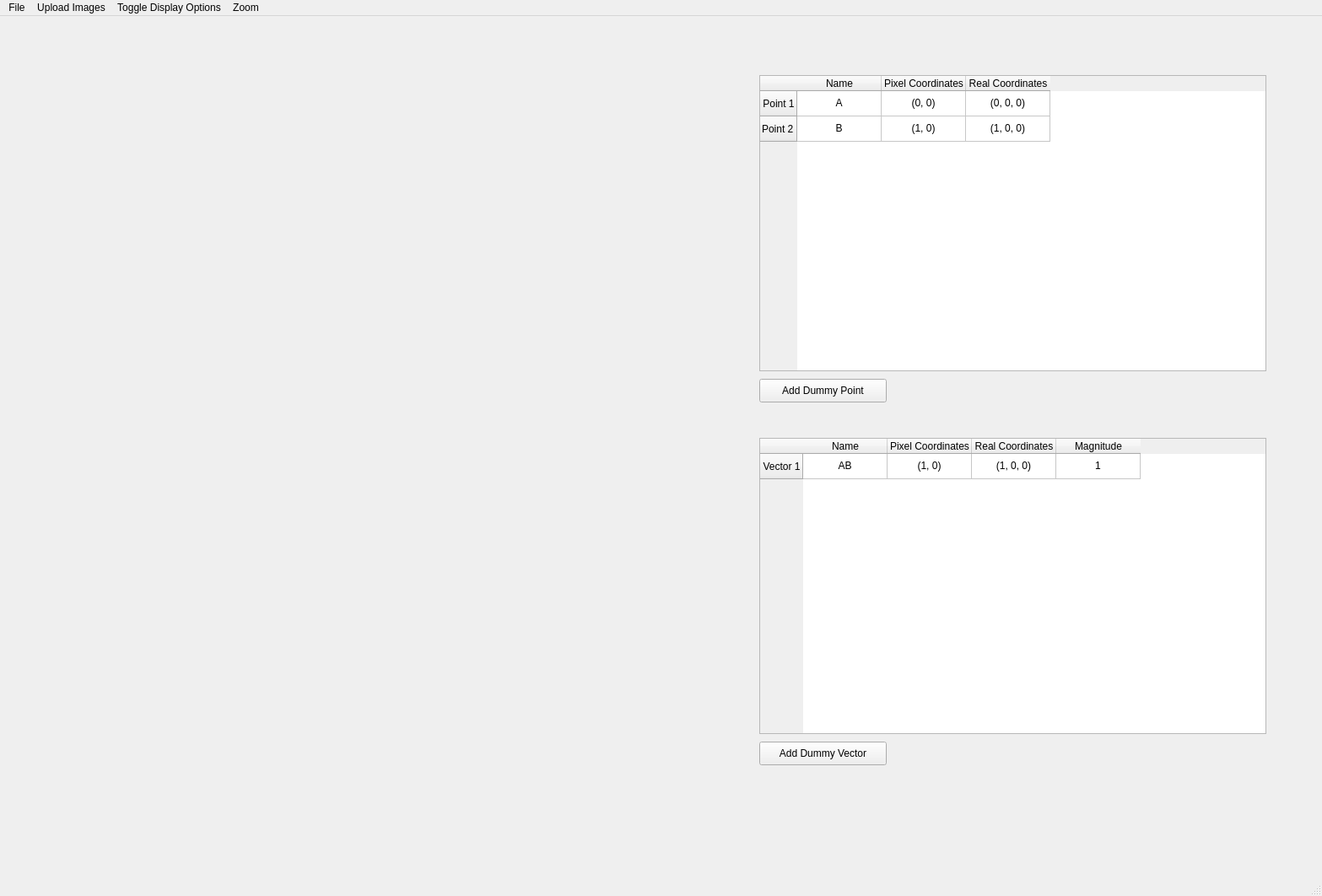
<?xml version="1.0" encoding="UTF-8"?>
<ui version="4.0">
 <class>MainWindow</class>
 <widget class="QMainWindow" name="MainWindow">
  <property name="geometry">
   <rect>
    <x>0</x>
    <y>0</y>
    <width>1567</width>
    <height>1062</height>
   </rect>
  </property>
  <property name="mouseTracking">
   <bool>true</bool>
  </property>
  <property name="windowTitle">
   <string>Stereogram Depth Finder</string>
  </property>
  <widget class="QWidget" name="centralwidget">
   <widget class="QLabel" name="photo">
    <property name="geometry">
     <rect>
      <x>20</x>
      <y>10</y>
      <width>981</width>
      <height>961</height>
     </rect>
    </property>
    <property name="font">
     <font>
      <pointsize>36</pointsize>
     </font>
    </property>
    <property name="text">
     <string/>
    </property>
    <property name="pixmap">
     <pixmap>test_Image.png</pixmap>
    </property>
    <property name="scaledContents">
     <bool>false</bool>
    </property>
   </widget>
   <widget class="QTableWidget" name="tableWidgetPoints">
    <property name="geometry">
     <rect>
      <x>900</x>
      <y>70</y>
      <width>601</width>
      <height>351</height>
     </rect>
    </property>
    <row>
     <property name="text">
      <string>Point 1</string>
     </property>
     <property name="textAlignment">
      <set>AlignCenter</set>
     </property>
    </row>
    <row>
     <property name="text">
      <string>Point 2</string>
     </property>
    </row>
    <column>
     <property name="text">
      <string>Name</string>
     </property>
     <property name="textAlignment">
      <set>AlignCenter</set>
     </property>
    </column>
    <column>
     <property name="text">
      <string>Pixel Coordinates</string>
     </property>
     <property name="textAlignment">
      <set>AlignCenter</set>
     </property>
    </column>
    <column>
     <property name="text">
      <string>Real Coordinates</string>
     </property>
     <property name="textAlignment">
      <set>AlignCenter</set>
     </property>
    </column>
    <item row="0" column="0">
     <property name="text">
      <string>A</string>
     </property>
     <property name="textAlignment">
      <set>AlignCenter</set>
     </property>
    </item>
    <item row="0" column="1">
     <property name="text">
      <string>(0, 0)</string>
     </property>
     <property name="textAlignment">
      <set>AlignCenter</set>
     </property>
    </item>
    <item row="0" column="2">
     <property name="text">
      <string>(0, 0, 0)</string>
     </property>
     <property name="textAlignment">
      <set>AlignCenter</set>
     </property>
    </item>
    <item row="1" column="0">
     <property name="text">
      <string>B</string>
     </property>
     <property name="textAlignment">
      <set>AlignCenter</set>
     </property>
    </item>
    <item row="1" column="1">
     <property name="text">
      <string>(1, 0)</string>
     </property>
     <property name="textAlignment">
      <set>AlignCenter</set>
     </property>
    </item>
    <item row="1" column="2">
     <property name="text">
      <string>(1, 0, 0)</string>
     </property>
     <property name="textAlignment">
      <set>AlignCenter</set>
     </property>
    </item>
   </widget>
   <widget class="QTableWidget" name="tableWidgetVectors">
    <property name="geometry">
     <rect>
      <x>900</x>
      <y>500</y>
      <width>601</width>
      <height>351</height>
     </rect>
    </property>
    <row>
     <property name="text">
      <string>Vector 1</string>
     </property>
     <property name="textAlignment">
      <set>AlignCenter</set>
     </property>
    </row>
    <column>
     <property name="text">
      <string>Name</string>
     </property>
     <property name="textAlignment">
      <set>AlignCenter</set>
     </property>
    </column>
    <column>
     <property name="text">
      <string>Pixel Coordinates</string>
     </property>
     <property name="textAlignment">
      <set>AlignCenter</set>
     </property>
    </column>
    <column>
     <property name="text">
      <string>Real Coordinates</string>
     </property>
     <property name="textAlignment">
      <set>AlignCenter</set>
     </property>
    </column>
    <column>
     <property name="text">
      <string>Magnitude</string>
     </property>
     <property name="textAlignment">
      <set>AlignCenter</set>
     </property>
    </column>
    <item row="0" column="0">
     <property name="text">
      <string>AB</string>
     </property>
     <property name="textAlignment">
      <set>AlignCenter</set>
     </property>
    </item>
    <item row="0" column="1">
     <property name="text">
      <string>(1, 0)</string>
     </property>
     <property name="textAlignment">
      <set>AlignCenter</set>
     </property>
    </item>
    <item row="0" column="2">
     <property name="text">
      <string>(1, 0, 0)</string>
     </property>
     <property name="textAlignment">
      <set>AlignCenter</set>
     </property>
    </item>
    <item row="0" column="3">
     <property name="text">
      <string>1</string>
     </property>
     <property name="textAlignment">
      <set>AlignCenter</set>
     </property>
    </item>
   </widget>
   <widget class="QPushButton" name="pushButtonAdd_Dummy_Point">
    <property name="geometry">
     <rect>
      <x>900</x>
      <y>430</y>
      <width>151</width>
      <height>28</height>
     </rect>
    </property>
    <property name="text">
     <string>Add Dummy Point</string>
    </property>
   </widget>
   <widget class="QPushButton" name="pushButtonAdd_Dummy_Vector">
    <property name="geometry">
     <rect>
      <x>900</x>
      <y>860</y>
      <width>151</width>
      <height>28</height>
     </rect>
    </property>
    <property name="text">
     <string>Add Dummy Vector</string>
    </property>
   </widget>
  </widget>
  <widget class="QMenuBar" name="menubar">
   <property name="geometry">
    <rect>
     <x>0</x>
     <y>0</y>
     <width>1567</width>
     <height>26</height>
    </rect>
   </property>
   <widget class="QMenu" name="menuFile">
    <property name="title">
     <string>File</string>
    </property>
    <addaction name="actionOpen"/>
    <addaction name="actionSave"/>
    <addaction name="actionSave_As"/>
    <addaction name="actionExport_Data"/>
   </widget>
   <widget class="QMenu" name="menuUpload_Images">
    <property name="title">
     <string>Upload Images</string>
    </property>
    <addaction name="actionUpload_Left"/>
    <addaction name="actionUpload_Right"/>
   </widget>
   <widget class="QMenu" name="menuToggle_Display_Options">
    <property name="title">
     <string>Toggle Display Options</string>
    </property>
    <addaction name="actionShow_Vectors"/>
    <addaction name="actionShow_Left_Image"/>
    <addaction name="actionShow_Right_Image"/>
    <addaction name="actionShow_Interpolated_Image"/>
   </widget>
   <widget class="QMenu" name="menuZoom">
    <property name="title">
     <string>Zoom</string>
    </property>
    <addaction name="actionZoom_In"/>
    <addaction name="actionZoom_Out"/>
   </widget>
   <addaction name="menuFile"/>
   <addaction name="menuUpload_Images"/>
   <addaction name="menuToggle_Display_Options"/>
   <addaction name="menuZoom"/>
  </widget>
  <widget class="QStatusBar" name="statusbar"/>
  <action name="actionOpen">
   <property name="text">
    <string>Open</string>
   </property>
   <property name="statusTip">
    <string>Open a file</string>
   </property>
  </action>
  <action name="actionSave">
   <property name="text">
    <string>Save</string>
   </property>
   <property name="statusTip">
    <string>Save a file</string>
   </property>
   <property name="shortcut">
    <string>Ctrl+S</string>
   </property>
  </action>
  <action name="actionSave_As">
   <property name="text">
    <string>Save As</string>
   </property>
   <property name="statusTip">
    <string>Save this file as a new file</string>
   </property>
  </action>
  <action name="actionExport_Data">
   <property name="text">
    <string>Export Data</string>
   </property>
   <property name="statusTip">
    <string>Export vector related data</string>
   </property>
  </action>
  <action name="actionUpload_Left">
   <property name="text">
    <string>Upload Left</string>
   </property>
   <property name="statusTip">
    <string>Upload the left half of a stereogram pair</string>
   </property>
  </action>
  <action name="actionUpload_Right">
   <property name="text">
    <string>Upload Right</string>
   </property>
   <property name="statusTip">
    <string>Upload the right half of a stereogram pair</string>
   </property>
  </action>
  <action name="actionShow_Vectors">
   <property name="text">
    <string>Toggle Vector Display</string>
   </property>
   <property name="statusTip">
    <string>Hide / Show Vectors on the Image</string>
   </property>
  </action>
  <action name="actionShow_Left_Image">
   <property name="text">
    <string>Show Left Image</string>
   </property>
   <property name="statusTip">
    <string>Show the uploaded left image</string>
   </property>
  </action>
  <action name="actionShow_Right_Image">
   <property name="text">
    <string>Show Right Image</string>
   </property>
   <property name="statusTip">
    <string>Show to uploaded right image</string>
   </property>
  </action>
  <action name="actionShow_Interpolated_Image">
   <property name="text">
    <string>Show Interpolated Image</string>
   </property>
  </action>
  <action name="actionZoom_In">
   <property name="text">
    <string>Zoom In</string>
   </property>
   <property name="statusTip">
    <string>Zoom in on the image</string>
   </property>
   <property name="shortcut">
    <string>Ctrl+=</string>
   </property>
  </action>
  <action name="actionZoom_Out">
   <property name="text">
    <string>Zoom Out</string>
   </property>
   <property name="statusTip">
    <string>Zoom out on the image</string>
   </property>
   <property name="shortcut">
    <string>Ctrl+-</string>
   </property>
  </action>
 </widget>
 <resources/>
 <connections/>
</ui>
